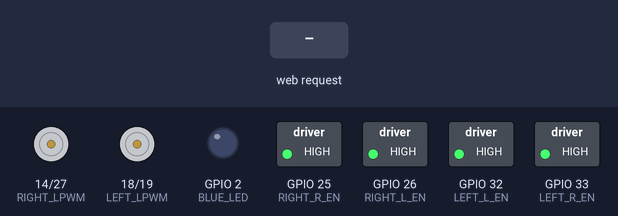
The sketch below on a simulated ESP32. On the bench: motor-driver pin pairs drawn as motors (green arrow = first pin HIGH = forward, orange = second pin HIGH = backward, longer = more drive), switched loads named in the sketch (green lamp = pin HIGH), output pins drawn as LEDs (lit = HIGH). The test bench sets the inputs (shaded band).

Above: at 1.2 s.
1.3 s: HTTP request GET /cmd?move=F received
At 2.4 s:
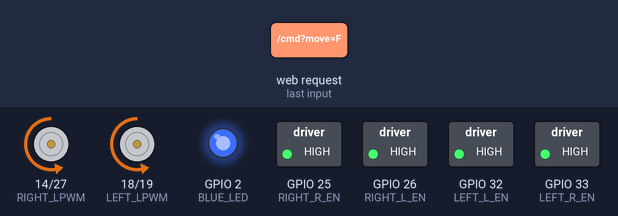
3.1 s: HTTP request GET /cmd?move=B received
At 4.1 s:
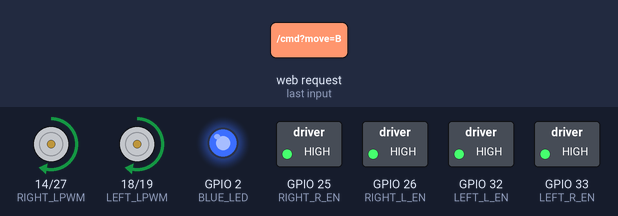
5.2 s: HTTP request GET /cmd?move=L received
At 6.3 s:
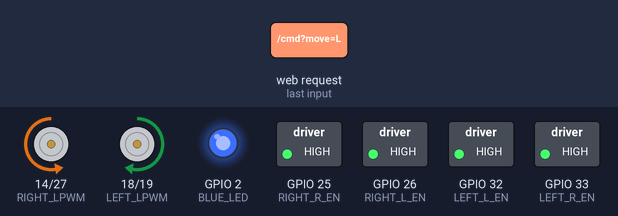
7.3 s: HTTP request GET /cmd?move=R received
At 9.0 s:
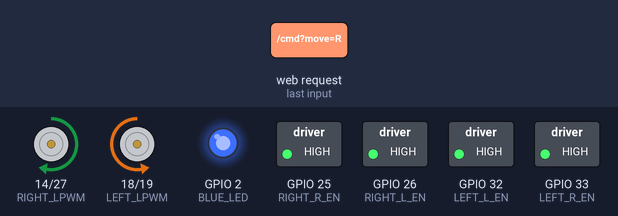
9.4 s: HTTP request GET /cmd?move=1 received
At 9.56 s:
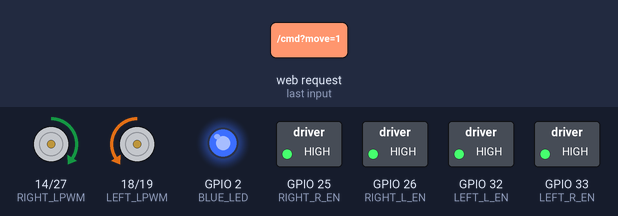
11.2 s: HTTP request GET /cmd?move=B received
At 11.36 s:
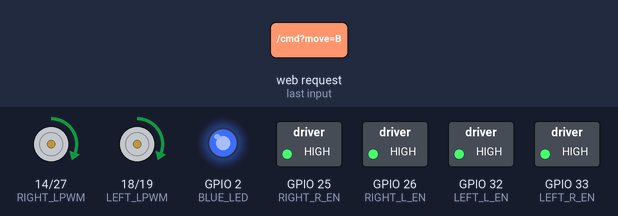
Timing chart, 0 to 14.0 s (numbered marks = the images above; inputs shaded):
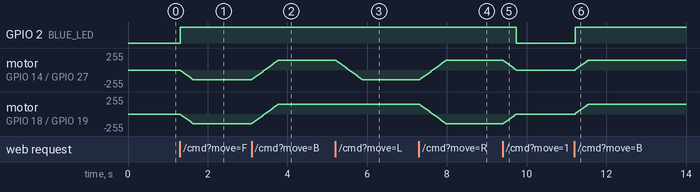

The sketch:

smooth_wifi_control.ino
```cpp
#include <WiFi.h>
#include <WebServer.h>
#include "esp_wifi.h"

const char* ssid = "ESP32-6WD";
const char* password = "12345678";

WebServer server(80);

// LEFT DRIVER
#define LEFT_L_EN   32
#define LEFT_R_EN   33
#define LEFT_RPWM   19
#define LEFT_LPWM   18

// RIGHT DRIVER
#define RIGHT_L_EN  26
#define RIGHT_R_EN  25
#define RIGHT_RPWM  27
#define RIGHT_LPWM  14

#define BLUE_LED 2

int speedValue = 150;

bool invertLeft = false;
bool invertRight = false;

// Smooth movement settings
int currentLeftSpeed = 0;
int currentRightSpeed = 0;
int targetLeftSpeed = 0;
int targetRightSpeed = 0;

unsigned long lastRampTime = 0;
const int rampStep = 8;              // smaller = smoother, bigger = faster
const int rampInterval = 18;         // milliseconds

char currentMove = 'S';

void setupPWM() {
  ledcAttach(LEFT_RPWM, 1000, 8);
  ledcAttach(LEFT_LPWM, 1000, 8);
  ledcAttach(RIGHT_RPWM, 1000, 8);
  ledcAttach(RIGHT_LPWM, 1000, 8);
}

void enableDrivers() {
  digitalWrite(LEFT_L_EN, HIGH);
  digitalWrite(LEFT_R_EN, HIGH);
  digitalWrite(RIGHT_L_EN, HIGH);
  digitalWrite(RIGHT_R_EN, HIGH);
}

int rampValue(int current, int target) {
  if (current < target) {
    current += rampStep;
    if (current > target) current = target;
  }
  else if (current > target) {
    current -= rampStep;
    if (current < target) current = target;
  }
  return current;
}

void writeLeftMotor(int spd) {
  bool forward = spd >= 0;
  int pwm = abs(spd);

  if (invertLeft) forward = !forward;

  if (pwm == 0) {
    ledcWrite(LEFT_RPWM, 0);
    ledcWrite(LEFT_LPWM, 0);
    return;
  }

  if (forward) {
    ledcWrite(LEFT_LPWM, 0);
    ledcWrite(LEFT_RPWM, pwm);
  } else {
    ledcWrite(LEFT_RPWM, 0);
    ledcWrite(LEFT_LPWM, pwm);
  }
}

void writeRightMotor(int spd) {
  bool forward = spd >= 0;
  int pwm = abs(spd);

  if (invertRight) forward = !forward;

  if (pwm == 0) {
    ledcWrite(RIGHT_RPWM, 0);
    ledcWrite(RIGHT_LPWM, 0);
    return;
  }

  if (forward) {
    ledcWrite(RIGHT_LPWM, 0);
    ledcWrite(RIGHT_RPWM, pwm);
  } else {
    ledcWrite(RIGHT_RPWM, 0);
    ledcWrite(RIGHT_LPWM, pwm);
  }
}

void updateMotorsSmooth() {
  if (millis() - lastRampTime < rampInterval) return;
  lastRampTime = millis();

  currentLeftSpeed = rampValue(currentLeftSpeed, targetLeftSpeed);
  currentRightSpeed = rampValue(currentRightSpeed, targetRightSpeed);

  writeLeftMotor(currentLeftSpeed);
  writeRightMotor(currentRightSpeed);

  if (currentLeftSpeed != 0 || currentRightSpeed != 0 || targetLeftSpeed != 0 || targetRightSpeed != 0) {
    digitalWrite(BLUE_LED, HIGH);
  } else {
    digitalWrite(BLUE_LED, LOW);
  }
}

void setMovement(char move) {
  enableDrivers();
  currentMove = move;

  if (move == 'F') {
    targetLeftSpeed = speedValue;
    targetRightSpeed = speedValue;
  }
  else if (move == 'B') {
    targetLeftSpeed = -speedValue;
    targetRightSpeed = -speedValue;
  }
  else if (move == 'L') {
    targetLeftSpeed = -speedValue;
    targetRightSpeed = speedValue;
  }
  else if (move == 'R') {
    targetLeftSpeed = speedValue;
    targetRightSpeed = -speedValue;
  }
  else {
    targetLeftSpeed = 0;
    targetRightSpeed = 0;
    currentMove = 'S';
  }
}

void updateTargetSpeedAfterSlider() {
  setMovement(currentMove);
}

String page = R"rawliteral(
<!DOCTYPE html>
<html>
<head>
<meta charset="UTF-8">
<meta name="viewport" content="width=device-width, initial-scale=1.0, maximum-scale=1.0, user-scalable=no">
<title>ESP32-6WD</title>

<style>
*{
  user-select:none;
  -webkit-user-select:none;
  -webkit-touch-callout:none;
  -webkit-tap-highlight-color:transparent;
  touch-action:manipulation;
  box-sizing: border-box;
}

html, body {
  margin: 0;
  padding: 0;
  width: 100%;
  min-height: 100%;
  overflow-x: hidden;
  overflow-y: auto;
  background: #fff;
  font-family: 'Poppins', 'Arial Black', Arial, sans-serif;
  overscroll-behavior: contain;
}

body {
  -webkit-user-select: none;
  user-select: none;
}

.main {
  width: 100vw;
  min-height: 100dvh;
  padding: 32px 14px 24px;
  display: flex;
  flex-direction: column;
  align-items: center;
}

h1 {
  margin: 0;
  font-size: 35px;
  font-weight: 900;
  color: #111;
  text-shadow: 0 6px 6px rgba(0,0,0,0.5);
}

.controls {
  position: relative;
  width: 305px;
  height: 315px;
  margin-top: 32px;
}

.btn {
  position: absolute;
  width: 78px;
  height: 78px;
  border: none;
  border-radius: 22px;
  background: linear-gradient(145deg, #ffffff, #e8e8e8);
  box-shadow: 8px 8px 18px rgba(0,0,0,0.5),
              -7px -7px 16px rgba(255,255,255,0.95);
  display: flex;
  justify-content: center;
  align-items: center;
}

.btn:active {
  transform: translateY(5px) scale(0.96);
  box-shadow: inset 6px 6px 13px rgba(0,0,0,0.18),
              inset -6px -6px 13px rgba(255,255,255,0.9);
}

.stop {
  width: 100px;
  height: 100px;
  border-radius: 50%;
  left: 102px;
  top: 107px;
  background: radial-gradient(circle at 30% 25%, #ff7b7b, #e60000 60%, #720000);
  color: white;
  font-size: 14px;
  font-weight: 900;
  letter-spacing: 1.5px;
  text-shadow: 0 3px 5px rgba(0,0,0,0.75);
  box-shadow: 0 14px 0 #650000,
              0 24px 28px rgba(0,0,0,0.32);
}

.stop:active {
  transform: translateY(10px) scale(0.96);
  box-shadow: 0 5px 0 #650000,
              0 14px 18px rgba(0,0,0,0.25);
}

.forward { left: 113px; top: 6px; }
.left    { left: 5px; top: 118px; }
.right   { right: 5px; top: 118px; }
.back    { left: 113px; top: 230px; }

.arrow { width: 0; height: 0; }

.up {
  border-left: 16px solid transparent;
  border-right: 16px solid transparent;
  border-bottom: 27px solid #111;
}

.down {
  border-left: 16px solid transparent;
  border-right: 16px solid transparent;
  border-top: 27px solid #111;
}

.leftA {
  border-top: 16px solid transparent;
  border-bottom: 16px solid transparent;
  border-right: 27px solid #111;
}

.rightA {
  border-top: 16px solid transparent;
  border-bottom: 16px solid transparent;
  border-left: 27px solid #111;
}

.speedBox {
  margin-top: 20px;
  width: 310px;
  height: 95px;
  border-radius: 50px;
  background: linear-gradient(145deg, #ffffff, #eeeeee);
  box-shadow: 8px 8px 10px rgba(0,0,0,0.3),
              -7px -7px 17px rgba(255,255,255,0.95);
  display: flex;
  flex-direction: column;
  align-items: center;
  justify-content: center;
}

.speedBox label {
  font-size: 30px;
  font-weight: 900;
  margin-bottom: 25px;
  text-shadow: 0 2px 3px rgba(0,0,0,0.25);
}

.speedRow {
  display: flex;
  align-items: center;
  gap: 12px;
}

input[type=range] {
  width: 210px;
  height: 8px;
  appearance: none;
  border-radius: 20px;
  background: linear-gradient(90deg, #0b8cff, #00d4ff);
}

input[type=range]::-webkit-slider-thumb {
  appearance: none;
  width: 38px;
  height: 38px;
  border-radius: 50%;
  background: radial-gradient(circle at 30% 30%, #ffffff, #65c4ff);
  box-shadow: 0 7px 16px rgba(0,0,0,0.25);
}

#speedVal {
  font-size: 33px;
  font-weight: 900;
  width: 50px;
  text-align: left;
  letter-spacing: 1px;
  color: #111;
  text-shadow:
    0 1px 0 #ffffff,
    0 2px 4px rgba(0,0,0,0.55),
    0 0 8px rgba(255,255,255,0.9);
}

@media (orientation: landscape) {
  html, body {
    height: auto;
    overflow-y: auto;
  }

  .main {
    min-height: 100dvh;
    height: auto;
    padding: 12px 22px 18px;
    display: grid;
    grid-template-columns: 1fr 340px;
    grid-template-rows: auto 1fr;
    column-gap: 22px;
    row-gap: 6px;
    align-items: center;
    justify-items: center;
  }

  h1 {
    grid-column: 1 / -1;
    font-size: 28px;
    line-height: 1;
    margin-bottom: 0;
  }

  .controls {
    grid-column: 1;
    grid-row: 2;
    width: 285px;
    height: 245px;
    margin-top: 0;
    transform: scale(0.82);
    transform-origin: center;
  }

  .speedBox {
    grid-column: 2;
    grid-row: 2;
    margin-top: 0;
    width: 315px;
    height: 130px;
  }

  .speedBox label {
    font-size: 26px;
    margin-bottom: 10px;
  }

  input[type=range] {
    width: 210px;
  }

  #speedVal {
    font-size: 30px;
  }
}

@media (orientation: landscape) and (max-height: 390px) {
  .main {
    align-items: start;
    padding-top: 8px;
    row-gap: 0;
  }

  h1 {
    font-size: 24px;
  }

  .controls {
    transform: scale(0.74);
  }

  .speedBox {
    height: 105px;
    transform: scale(0.92);
  }
}
</style>
</head>

<body>
<div class="main">
  <h1>ESP32-6WD</h1>
  <h3>Smooth-Simple-Controls</h3>
  <div class="controls">
    <button class="btn forward" ontouchstart="cmd('F')" ontouchend="cmd('S')" onmousedown="cmd('F')" onmouseup="cmd('S')">
      <div class="arrow up"></div>
    </button>

    <button class="btn left" ontouchstart="cmd('L')" ontouchend="cmd('S')" onmousedown="cmd('L')" onmouseup="cmd('S')">
      <div class="arrow leftA"></div>
    </button>

    <button class="btn stop" onclick="cmd('S')">STOP</button>

    <button class="btn right" ontouchstart="cmd('R')" ontouchend="cmd('S')" onmousedown="cmd('R')" onmouseup="cmd('S')">
      <div class="arrow rightA"></div>
    </button>

    <button class="btn back" ontouchstart="cmd('B')" ontouchend="cmd('S')" onmousedown="cmd('B')" onmouseup="cmd('S')">
      <div class="arrow down"></div>
    </button>
  </div>

  <div class="speedBox">
    <label>Speed</label>
    <div class="speedRow">
      <input id="speedSlider" type="range" min="0" max="255" value="150" oninput="setSpeed(this.value)">
      <div id="speedVal">59%</div>
    </div>
  </div>
</div>

<script>
document.addEventListener('contextmenu', function(e) { e.preventDefault(); });
document.addEventListener('selectstart', function(e) { e.preventDefault(); });
document.addEventListener('copy', function(e) { e.preventDefault(); });
document.addEventListener('cut', function(e) { e.preventDefault(); });
document.addEventListener('dragstart', function(e) { e.preventDefault(); });

function cmd(c) {
  fetch('/cmd?move=' + c);
}

function getSpeedColor(percent) {
  let hue = 210 - (percent * 2.1);
  return "hsl(" + hue + ", 100%, 45%)";
}

function setSpeed(v) {
  let percent = Math.round((v / 255) * 100);
  let color = getSpeedColor(percent);

  document.getElementById('speedVal').innerHTML = percent + "%";

  document.getElementById('speedSlider').style.background =
    "linear-gradient(90deg, " + color + " 0%, " + color + " " + percent + "%, #e5e5e5 " + percent + "%, #e5e5e5 100%)";

  fetch('/speed?value=' + v);
}

setSpeed(150);
</script>

</body>
</html>
)rawliteral";

void handleRoot() {
  server.send(200, "text/html", page);
}

void handleCmd() {
  if (!server.hasArg("move")) {
    server.send(400, "text/plain", "NO CMD");
    return;
  }

  String m = server.arg("move");

  if (m == "F") setMovement('F');
  else if (m == "B") setMovement('B');
  else if (m == "L") setMovement('L');
  else if (m == "R") setMovement('R');
  else setMovement('S');

  server.send(200, "text/plain", "OK");
}

void handleSpeed() {
  if (server.hasArg("value")) {
    speedValue = server.arg("value").toInt();
    speedValue = constrain(speedValue, 0, 255);
    updateTargetSpeedAfterSlider();
  }

  server.send(200, "text/plain", "OK");
}

void setup() {
  Serial.begin(115200);

  pinMode(LEFT_L_EN, OUTPUT);
  pinMode(LEFT_R_EN, OUTPUT);
  pinMode(RIGHT_L_EN, OUTPUT);
  pinMode(RIGHT_R_EN, OUTPUT);
  pinMode(BLUE_LED, OUTPUT);

  setupPWM();
  enableDrivers();
  setMovement('S');

  WiFi.mode(WIFI_AP);
  WiFi.softAP(ssid, password);
  esp_wifi_set_max_tx_power(78);

  server.on("/", handleRoot);
  server.on("/cmd", handleCmd);
  server.on("/speed", handleSpeed);

  server.begin();
}

void loop() {
  server.handleClient();
  updateMotorsSmooth();
}
```

Measured:
- after the input at 1.3 s, GPIO 2 (BLUE_LED): LOW → HIGH at once; motor on GPIO 14 (RIGHT_LPWM) / GPIO 27 (RIGHT_RPWM), motor on GPIO 18 (LEFT_LPWM) / GPIO 19 (LEFT_RPWM): moves from stopped to backward 149/255 over 0.33 s, starting at once
- after the input at 3.1 s, motor on GPIO 14 (RIGHT_LPWM) / GPIO 27 (RIGHT_RPWM), motor on GPIO 18 (LEFT_LPWM) / GPIO 19 (LEFT_RPWM): moves from backward 149/255 to forward 149/255 over 0.68 s, starting at once
- after the input at 5.2 s, motor on GPIO 14 (RIGHT_LPWM) / GPIO 27 (RIGHT_RPWM): moves from forward 149/255 to backward 149/255 over 0.68 s, starting at once
- after the input at 7.3 s, motor on GPIO 14 (RIGHT_LPWM) / GPIO 27 (RIGHT_RPWM): moves from backward 149/255 to forward 149/255 over 0.68 s, starting at once; motor on GPIO 18 (LEFT_LPWM) / GPIO 19 (LEFT_RPWM): moves from forward 149/255 to backward 149/255 over 0.68 s, starting at once
- after the input at 9.4 s, GPIO 2 (BLUE_LED): HIGH → LOW after 0.34 s; motor on GPIO 14 (RIGHT_LPWM) / GPIO 27 (RIGHT_RPWM): moves from forward 149/255 to stopped over 0.33 s, starting at once; motor on GPIO 18 (LEFT_LPWM) / GPIO 19 (LEFT_RPWM): moves from backward 149/255 to stopped over 0.33 s, starting at once
- after the input at 11.2 s, GPIO 2 (BLUE_LED): LOW → HIGH at once; motor on GPIO 14 (RIGHT_LPWM) / GPIO 27 (RIGHT_RPWM), motor on GPIO 18 (LEFT_LPWM) / GPIO 19 (LEFT_RPWM): moves from stopped to forward 149/255 over 0.33 s, starting at once
